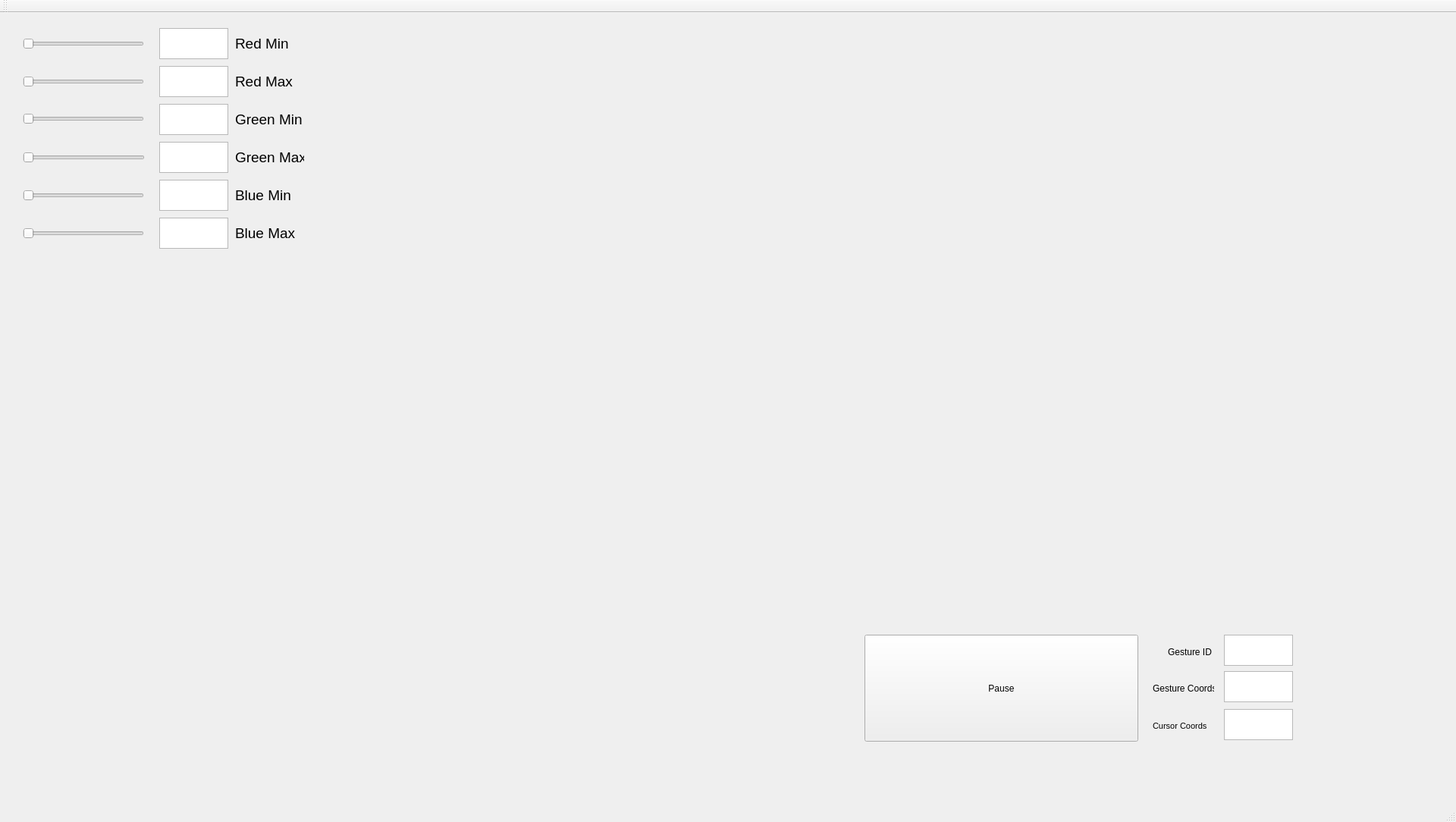
<?xml version="1.0" encoding="UTF-8"?>
<ui version="4.0">
 <class>QtGUIClass</class>
 <widget class="QMainWindow" name="QtGUIClass">
  <property name="geometry">
   <rect>
    <x>0</x>
    <y>0</y>
    <width>1920</width>
    <height>1084</height>
   </rect>
  </property>
  <property name="windowTitle">
   <string>QtGUI</string>
  </property>
  <widget class="QWidget" name="centralWidget">
   <widget class="QWidget" name="horizontalLayoutWidget">
    <property name="geometry">
     <rect>
      <x>420</x>
      <y>0</y>
      <width>1491</width>
      <height>781</height>
     </rect>
    </property>
    <layout class="QHBoxLayout" name="horizontalLayout">
     <item>
      <widget class="QLabel" name="RawVideo">
       <property name="text">
        <string/>
       </property>
      </widget>
     </item>
     <item>
      <widget class="QLabel" name="ProcessedVideo">
       <property name="text">
        <string/>
       </property>
      </widget>
     </item>
    </layout>
   </widget>
   <widget class="QSlider" name="RedMinSlider">
    <property name="geometry">
     <rect>
      <x>30</x>
      <y>30</y>
      <width>160</width>
      <height>22</height>
     </rect>
    </property>
    <property name="maximum">
     <number>255</number>
    </property>
    <property name="orientation">
     <enum>Qt::Horizontal</enum>
    </property>
   </widget>
   <widget class="QSlider" name="RedMaxSlider">
    <property name="geometry">
     <rect>
      <x>30</x>
      <y>80</y>
      <width>160</width>
      <height>22</height>
     </rect>
    </property>
    <property name="maximum">
     <number>255</number>
    </property>
    <property name="orientation">
     <enum>Qt::Horizontal</enum>
    </property>
   </widget>
   <widget class="QSlider" name="GreenMinSlider">
    <property name="geometry">
     <rect>
      <x>30</x>
      <y>129</y>
      <width>160</width>
      <height>22</height>
     </rect>
    </property>
    <property name="maximum">
     <number>255</number>
    </property>
    <property name="orientation">
     <enum>Qt::Horizontal</enum>
    </property>
   </widget>
   <widget class="QSlider" name="GreenMaxSlider">
    <property name="geometry">
     <rect>
      <x>30</x>
      <y>180</y>
      <width>161</width>
      <height>21</height>
     </rect>
    </property>
    <property name="maximum">
     <number>255</number>
    </property>
    <property name="orientation">
     <enum>Qt::Horizontal</enum>
    </property>
   </widget>
   <widget class="QSlider" name="BlueMaxSlider">
    <property name="geometry">
     <rect>
      <x>30</x>
      <y>280</y>
      <width>160</width>
      <height>22</height>
     </rect>
    </property>
    <property name="maximum">
     <number>255</number>
    </property>
    <property name="orientation">
     <enum>Qt::Horizontal</enum>
    </property>
   </widget>
   <widget class="QSlider" name="BlueMinSlider">
    <property name="geometry">
     <rect>
      <x>30</x>
      <y>230</y>
      <width>160</width>
      <height>22</height>
     </rect>
    </property>
    <property name="maximum">
     <number>255</number>
    </property>
    <property name="orientation">
     <enum>Qt::Horizontal</enum>
    </property>
   </widget>
   <widget class="QPlainTextEdit" name="RedMinValue">
    <property name="geometry">
     <rect>
      <x>210</x>
      <y>20</y>
      <width>91</width>
      <height>41</height>
     </rect>
    </property>
   </widget>
   <widget class="QPlainTextEdit" name="RedMaxValue">
    <property name="geometry">
     <rect>
      <x>210</x>
      <y>70</y>
      <width>91</width>
      <height>41</height>
     </rect>
    </property>
   </widget>
   <widget class="QPlainTextEdit" name="GreenMinValue">
    <property name="geometry">
     <rect>
      <x>210</x>
      <y>120</y>
      <width>91</width>
      <height>41</height>
     </rect>
    </property>
   </widget>
   <widget class="QPlainTextEdit" name="GreenMaxValue">
    <property name="geometry">
     <rect>
      <x>210</x>
      <y>170</y>
      <width>91</width>
      <height>41</height>
     </rect>
    </property>
   </widget>
   <widget class="QPlainTextEdit" name="BlueMinValue">
    <property name="geometry">
     <rect>
      <x>210</x>
      <y>220</y>
      <width>91</width>
      <height>41</height>
     </rect>
    </property>
   </widget>
   <widget class="QPlainTextEdit" name="BlueMaxValue">
    <property name="geometry">
     <rect>
      <x>210</x>
      <y>270</y>
      <width>91</width>
      <height>41</height>
     </rect>
    </property>
   </widget>
   <widget class="QLabel" name="RedMinLabel">
    <property name="geometry">
     <rect>
      <x>310</x>
      <y>20</y>
      <width>91</width>
      <height>41</height>
     </rect>
    </property>
    <property name="font">
     <font>
      <pointsize>14</pointsize>
     </font>
    </property>
    <property name="text">
     <string>Red Min</string>
    </property>
   </widget>
   <widget class="QLabel" name="RedMaxLabel">
    <property name="geometry">
     <rect>
      <x>310</x>
      <y>70</y>
      <width>91</width>
      <height>41</height>
     </rect>
    </property>
    <property name="font">
     <font>
      <pointsize>14</pointsize>
     </font>
    </property>
    <property name="text">
     <string>Red Max</string>
    </property>
   </widget>
   <widget class="QLabel" name="GreenMinLabel">
    <property name="geometry">
     <rect>
      <x>310</x>
      <y>120</y>
      <width>91</width>
      <height>41</height>
     </rect>
    </property>
    <property name="font">
     <font>
      <pointsize>14</pointsize>
     </font>
    </property>
    <property name="text">
     <string>Green Min</string>
    </property>
   </widget>
   <widget class="QLabel" name="GreenMaxLabel">
    <property name="geometry">
     <rect>
      <x>310</x>
      <y>170</y>
      <width>91</width>
      <height>41</height>
     </rect>
    </property>
    <property name="font">
     <font>
      <pointsize>14</pointsize>
     </font>
    </property>
    <property name="text">
     <string>Green Max</string>
    </property>
   </widget>
   <widget class="QLabel" name="BlueMinLabel">
    <property name="geometry">
     <rect>
      <x>310</x>
      <y>220</y>
      <width>91</width>
      <height>41</height>
     </rect>
    </property>
    <property name="font">
     <font>
      <pointsize>14</pointsize>
     </font>
    </property>
    <property name="text">
     <string>Blue Min</string>
    </property>
   </widget>
   <widget class="QLabel" name="BlueMaxLabel">
    <property name="geometry">
     <rect>
      <x>310</x>
      <y>270</y>
      <width>91</width>
      <height>41</height>
     </rect>
    </property>
    <property name="font">
     <font>
      <pointsize>14</pointsize>
     </font>
    </property>
    <property name="text">
     <string>Blue Max</string>
    </property>
   </widget>
   <widget class="QPushButton" name="PauseButton">
    <property name="geometry">
     <rect>
      <x>1140</x>
      <y>820</y>
      <width>361</width>
      <height>141</height>
     </rect>
    </property>
    <property name="text">
     <string>Pause</string>
    </property>
   </widget>
   <widget class="QLabel" name="GestureIDLabel">
    <property name="geometry">
     <rect>
      <x>1540</x>
      <y>832</y>
      <width>61</width>
      <height>21</height>
     </rect>
    </property>
    <property name="text">
     <string>Gesture ID</string>
    </property>
   </widget>
   <widget class="QPlainTextEdit" name="GestureIDValue">
    <property name="geometry">
     <rect>
      <x>1614</x>
      <y>820</y>
      <width>91</width>
      <height>41</height>
     </rect>
    </property>
    <property name="font">
     <font>
      <pointsize>16</pointsize>
     </font>
    </property>
   </widget>
   <widget class="QPlainTextEdit" name="GestureCoordValue">
    <property name="geometry">
     <rect>
      <x>1614</x>
      <y>868</y>
      <width>91</width>
      <height>41</height>
     </rect>
    </property>
   </widget>
   <widget class="QLabel" name="GestureCoordLabel">
    <property name="geometry">
     <rect>
      <x>1520</x>
      <y>880</y>
      <width>81</width>
      <height>21</height>
     </rect>
    </property>
    <property name="text">
     <string>Gesture Coords</string>
    </property>
   </widget>
   <widget class="QPlainTextEdit" name="CursorCoordValue">
    <property name="geometry">
     <rect>
      <x>1614</x>
      <y>918</y>
      <width>91</width>
      <height>41</height>
     </rect>
    </property>
   </widget>
   <widget class="QLabel" name="CursorCoordLabel">
    <property name="geometry">
     <rect>
      <x>1520</x>
      <y>930</y>
      <width>81</width>
      <height>21</height>
     </rect>
    </property>
    <property name="font">
     <font>
      <pointsize>8</pointsize>
     </font>
    </property>
    <property name="text">
     <string>Cursor Coords</string>
    </property>
   </widget>
  </widget>
  <widget class="QMenuBar" name="menuBar">
   <property name="geometry">
    <rect>
     <x>0</x>
     <y>0</y>
     <width>1920</width>
     <height>21</height>
    </rect>
   </property>
  </widget>
  <widget class="QToolBar" name="mainToolBar">
   <attribute name="toolBarArea">
    <enum>TopToolBarArea</enum>
   </attribute>
   <attribute name="toolBarBreak">
    <bool>false</bool>
   </attribute>
  </widget>
  <widget class="QStatusBar" name="statusBar"/>
 </widget>
 <layoutdefault spacing="6" margin="11"/>
 <resources>
  <include location="QtGUI.qrc"/>
 </resources>
 <connections/>
</ui>
